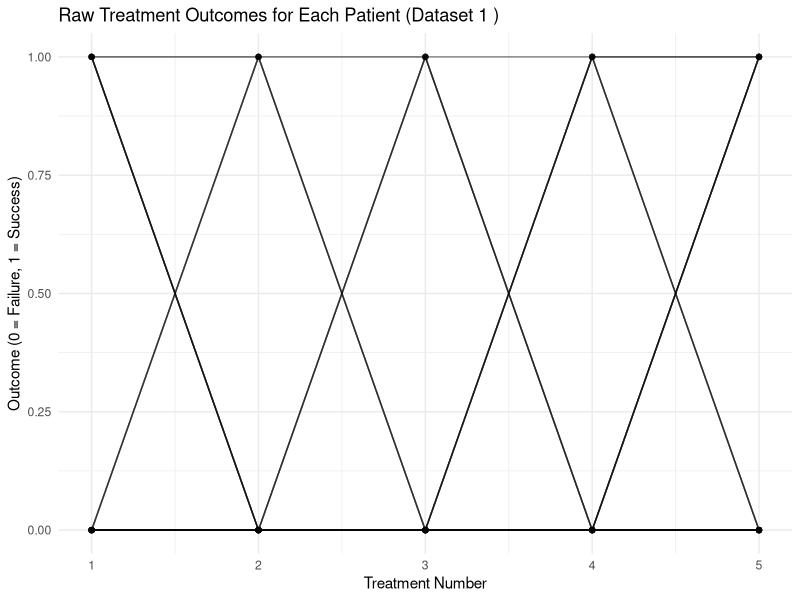
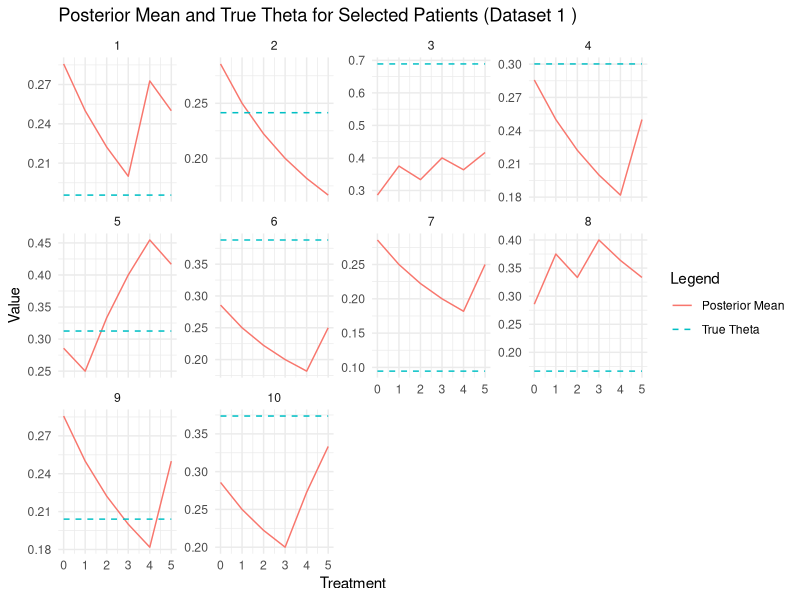
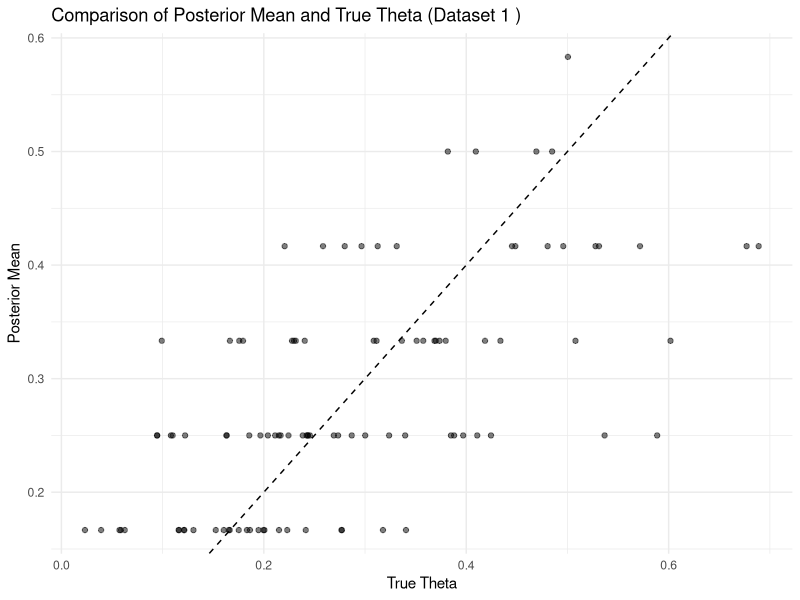
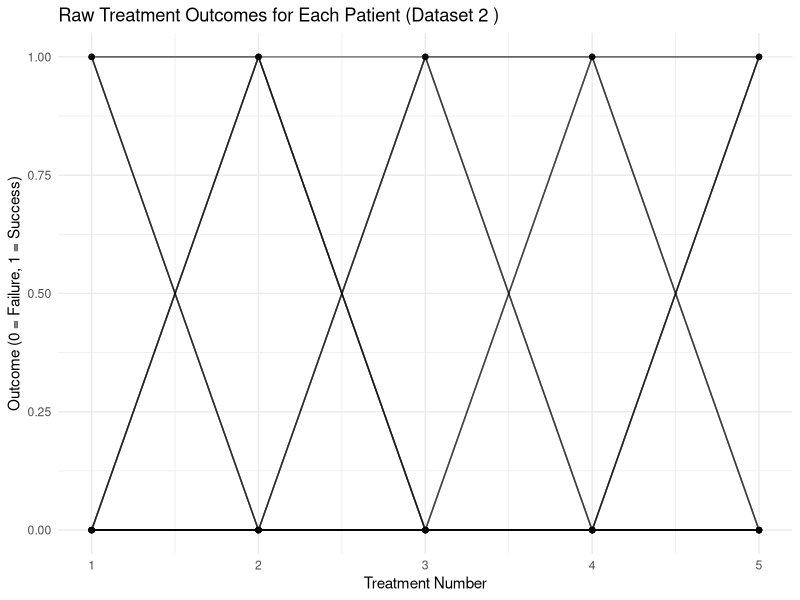
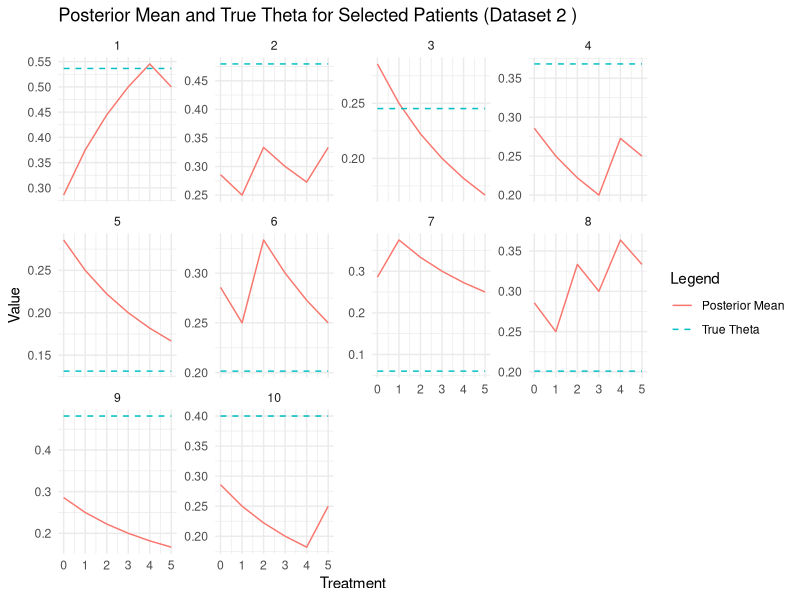
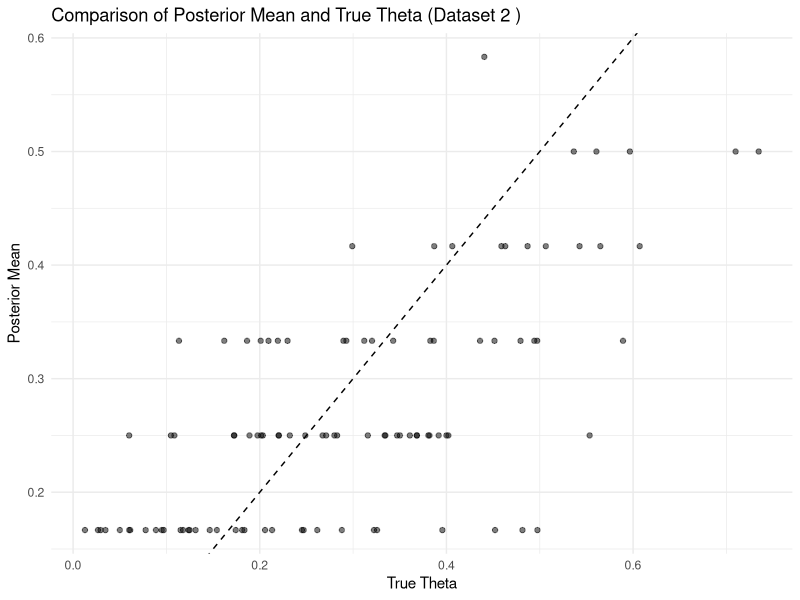
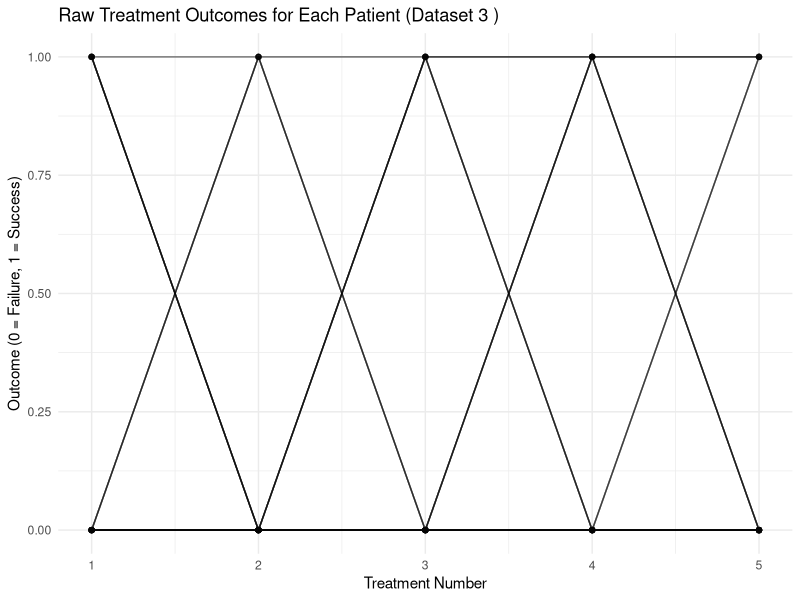
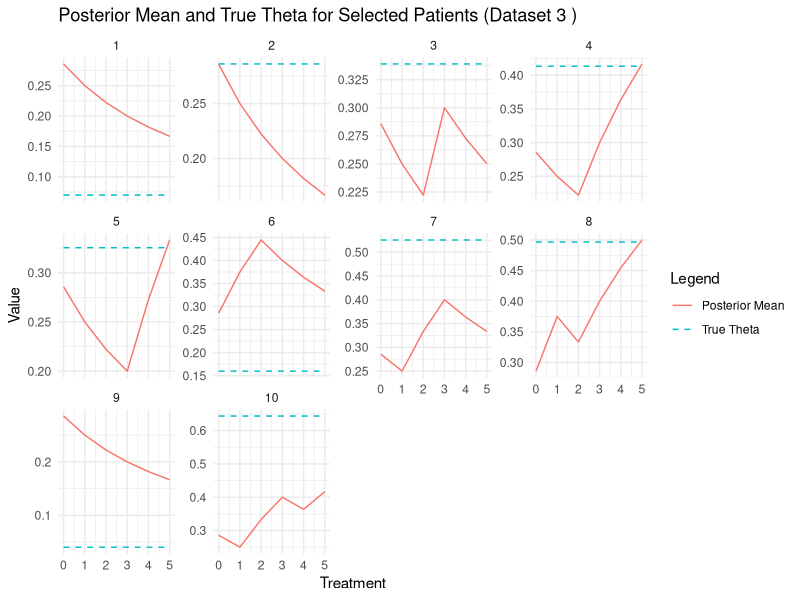

Source code (R) for these figures, in order:
# Load necessary libraries
library(MCMCpack)  # For Beta distribution functions
library(ggplot2)   # For plotting
library(dplyr)     # For data manipulation
library(tidyr)     # For data reshaping

# Function to simulate treatment outcomes
simulate_treatment_outcomes <- function(theta, n_treatments) {
  rbinom(n_treatments, 1, theta)
}

# Function to perform Bayesian updating
bayesian_update <- function(prior_alpha, prior_beta, outcome) {
  if (outcome == 1) {
    prior_alpha <- prior_alpha + 1
  } else {
    prior_beta <- prior_beta + 1
  }
  return(c(prior_alpha, prior_beta))
}

# Simulate datasets
set.seed(123)
n_patients <- 100
n_treatments <- 5
n_datasets <- 3  # Number of datasets to simulate

all_datasets <- list()
for (d in 1:n_datasets) {
  true_theta <- rbeta(n_patients, 2, 5)  # True success probabilities for each patient
  treatment_outcomes <- t(sapply(true_theta, simulate_treatment_outcomes, n_treatments = n_treatments))
  all_datasets[[d]] <- list(true_theta = true_theta, treatment_outcomes = treatment_outcomes)
}

# Initialize prior parameters for Beta distribution
alpha_0 <- 2
beta_0 <- 5

# Loop through each dataset and perform Bayesian updating
results <- list()
for (d in 1:n_datasets) {
  dataset <- all_datasets[[d]]
  true_theta <- dataset$true_theta
  treatment_outcomes <- dataset$treatment_outcomes

  alpha_post <- matrix(NA, nrow = n_patients, ncol = n_treatments + 1)
  beta_post <- matrix(NA, nrow = n_patients, ncol = n_treatments + 1)
  alpha_post[, 1] <- alpha_0
  beta_post[, 1] <- beta_0

  for (i in 1:n_patients) {
    for (t in 1:n_treatments) {
      outcome <- treatment_outcomes[i, t]
      alpha_beta <- bayesian_update(alpha_post[i, t], beta_post[i, t], outcome)
      alpha_post[i, t + 1] <- alpha_beta[1]
      beta_post[i, t + 1] <- alpha_beta[2]
    }
  }

  posterior_mean <- alpha_post / (alpha_post + beta_post)
  results[[d]] <- list(alpha_post = alpha_post, beta_post = beta_post, posterior_mean = posterior_mean, true_theta = true_theta, treatment_outcomes = treatment_outcomes)
}

# Function to save plots
save_plot <- function(plot, filename) {
  ggsave(filename, plot = plot, width = 10, height = 8)
}

# Plot and save results
for (d in 1:n_datasets) {
  dataset_results <- results[[d]]

  # Create data frame for posterior parameters
  df_posterior <- data.frame(
    Patient = rep(1:n_patients, each = n_treatments + 1),
    Treatment = rep(0:n_treatments, times = n_patients),
    Alpha = as.vector(t(dataset_results$alpha_post)),
    Beta = as.vector(t(dataset_results$beta_post)),
    Posterior_Mean = as.vector(t(dataset_results$posterior_mean)),
    True_Theta = rep(dataset_results$true_theta, each = n_treatments + 1)
  )

  # Plot raw data
  df_outcomes <- as.data.frame(dataset_results$treatment_outcomes)
  df_outcomes <- df_outcomes %>%
    mutate(Patient = row_number()) %>%
    pivot_longer(-Patient, names_to = "Treatment", values_to = "Outcome") %>%
    mutate(Treatment = as.numeric(gsub("V", "", Treatment)))

  plot_raw_data <- ggplot(df_outcomes, aes(x = Treatment, y = Outcome, group = Patient)) +
    geom_line(alpha = 0.1) +
    geom_point(alpha = 0.1) +
    labs(title = paste("Raw Treatment Outcomes for Each Patient (Dataset", d, ")"),
         x = "Treatment Number",
         y = "Outcome (0 = Failure, 1 = Success)") +
    theme_minimal()
  save_plot(plot_raw_data, paste0("raw_data_dataset_", d, ".png"))

  # Plot posterior mean and true theta for the first few patients
  patients_to_plot <- 1:10
  df_subset <- df_posterior %>% filter(Patient %in% patients_to_plot)

  plot_posterior <- ggplot(df_subset, aes(x = Treatment)) +
    geom_line(aes(y = Posterior_Mean, color = "Posterior Mean")) +
    geom_line(aes(y = True_Theta, color = "True Theta"), linetype = "dashed") +
    facet_wrap(~ Patient, scales = "free_y") +
    labs(title = paste("Posterior Mean and True Theta for Selected Patients (Dataset", d, ")"),
         y = "Value",
         color = "Legend") +
    theme_minimal()
  save_plot(plot_posterior, paste0("posterior_mean_true_theta_dataset_", d, ".png"))

  # Plot overall distribution of posterior means vs true theta for the last treatment
  df_final <- df_posterior %>% filter(Treatment == n_treatments)

  plot_comparison <- ggplot(df_final, aes(x = True_Theta, y = Posterior_Mean)) +
    geom_point(alpha = 0.5) +
    geom_abline(slope = 1, intercept = 0, linetype = "dashed") +
    labs(title = paste("Comparison of Posterior Mean and True Theta (Dataset", d, ")"),
         x = "True Theta",
         y = "Posterior Mean") +
    theme_minimal()
  save_plot(plot_comparison, paste0("comparison_posterior_true_theta_dataset_", d, ".png"))

  # Create and save summary table for the first few patients
  summary_table <- df_posterior %>%
    filter(Patient %in% patients_to_plot, Treatment == n_treatments) %>%
    select(Patient, Alpha, Beta, True_Theta, Posterior_Mean)
  write.csv(summary_table, paste0("summary_table_dataset_", d, ".csv"), row.names = FALSE)
}

# Reliability Checking: Calculate mean squared error (MSE) between posterior mean and true theta
mse_results <- data.frame(Dataset = integer(), MSE = numeric())
for (d in 1:n_datasets) {
  dataset_results <- results[[d]]
  df_final <- dataset_results$posterior_mean[, n_treatments + 1]
  true_theta <- dataset_results$true_theta
  mse <- mean((df_final - true_theta)^2)
  mse_results <- rbind(mse_results, data.frame(Dataset = d, MSE = mse))
}

print(mse_results)
write.csv(mse_results, "mse_results.csv", row.names = FALSE)
